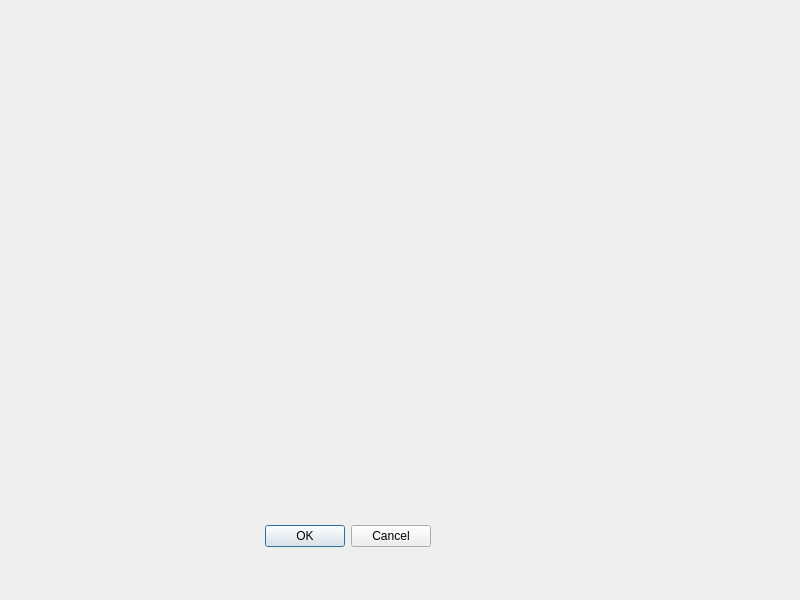
<?xml version="1.0" encoding="UTF-8"?>
<ui version="4.0">
 <class>Statesmatrix_output</class>
 <widget class="QDialog" name="Statesmatrix_output">
  <property name="geometry">
   <rect>
    <x>0</x>
    <y>0</y>
    <width>800</width>
    <height>600</height>
   </rect>
  </property>
  <property name="windowTitle">
   <string>Dialog</string>
  </property>
  <widget class="QDialogButtonBox" name="buttonBox">
   <property name="geometry">
    <rect>
     <x>230</x>
     <y>520</y>
     <width>201</width>
     <height>32</height>
    </rect>
   </property>
   <property name="orientation">
    <enum>Qt::Horizontal</enum>
   </property>
   <property name="standardButtons">
    <set>QDialogButtonBox::Cancel|QDialogButtonBox::Ok</set>
   </property>
  </widget>
 </widget>
 <resources/>
 <connections>
  <connection>
   <sender>buttonBox</sender>
   <signal>accepted()</signal>
   <receiver>Statesmatrix_output</receiver>
   <slot>accept()</slot>
   <hints>
    <hint type="sourcelabel">
     <x>248</x>
     <y>254</y>
    </hint>
    <hint type="destinationlabel">
     <x>157</x>
     <y>274</y>
    </hint>
   </hints>
  </connection>
  <connection>
   <sender>buttonBox</sender>
   <signal>rejected()</signal>
   <receiver>Statesmatrix_output</receiver>
   <slot>reject()</slot>
   <hints>
    <hint type="sourcelabel">
     <x>316</x>
     <y>260</y>
    </hint>
    <hint type="destinationlabel">
     <x>286</x>
     <y>274</y>
    </hint>
   </hints>
  </connection>
 </connections>
</ui>
